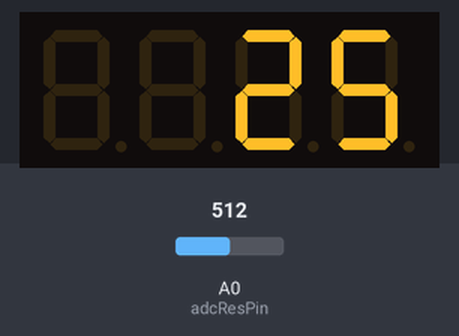
Simulated run of this sketch. Board: Arduino Uno, built with avr-gcc and run on an emulated ATmega328P. On the bench: 4-digit seven-segment display. Inputs (shaded band) come from the test bench; at power-on: A0 (adcResPin) = 512.

Above: at 1.3 s.
1.4 s: A0 (adcResPin) set to 783
At 2.0 s:
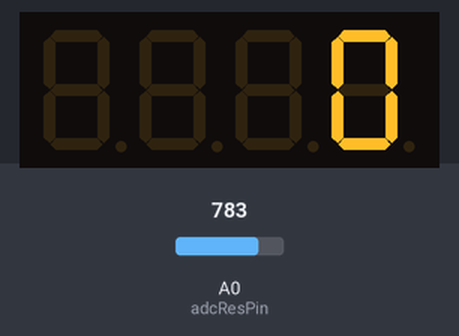
3.0 s: A0 (adcResPin) set to 797
At 3.4 s:
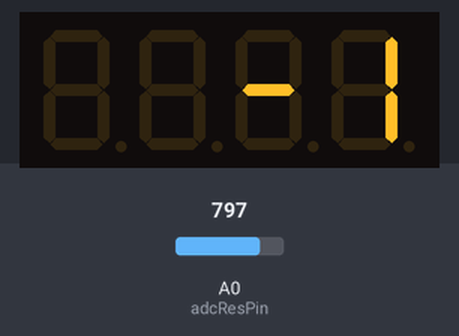
4.5 s: A0 (adcResPin) set to 511
At 4.9 s:
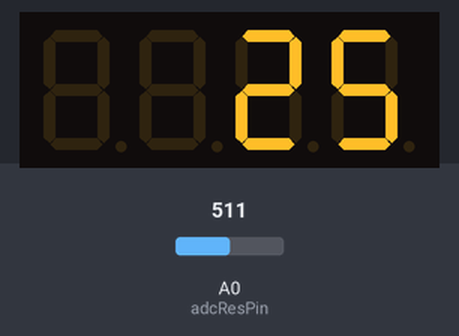
Timing chart, 0 to 7.5 s (numbered marks = the images above; inputs shaded):
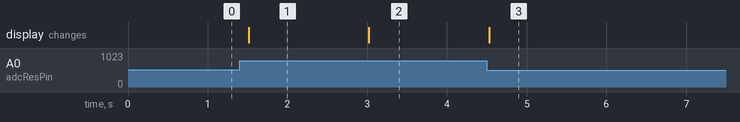

The sketch:

exercise_11.ino
```cpp
/*
 * This routine controls reads the thermistor
 * resistance via a voltage divider and returns
 * the result.
 *
 * Result: Temperature by fitting to -25, 25, print
 *  via Serial Monitor
 */

// Load Adafruit libraries
#include <Wire.h>
#include <Adafruit_GFX.h>
#include "Adafruit_LEDBackpack.h"

// Initialize the display as matrix
Adafruit_7segment matrix = Adafruit_7segment();

float resRef = 10.01;  // reference resistance (kOhm)
float resTherm;   // thermistor resistance (kOhm)

int adcResValue;  // variable to store the ADC reading
int adcResPin = A0;  // Pin the thermistor reading is connected to (HEX)

// temperature determination via Steinhard-Hall equation
float fitParamA = 0.002785219503;  // fit parameter a
float fitParamB = 0.000241846138;  // fit parameter b
float fitParamC = 0.000000831227;  // fit parameter c
float temperature;  // Calculated temperature
float KtoC = 273.15;   // how to tranform Kelvin to Celsius

// Setup routine
void setup() {
  // initialize the display
  matrix.begin(0x70);
}

void set_display(int value, bool setpoint = false) {
  // See exercise 8: If float is given for value,
  // it will be converted to an integer.

  // set a given value to the 7 segment display.
  matrix.print(value);

  // set the first location to "S" (5) if true - set point
  if (setpoint) {
    matrix.writeDigitNum(0, 5, false);
  }
  matrix.writeDisplay();
}

void loop() {
  adcResValue = analogRead(adcResPin);  // read thermistor

  // careful in the next step: make sure the ADC value division
  // takes place as floats! otherwise you might get rounding issues.
  resTherm = resRef / (float(1023) / float(adcResValue) - 1);  // Equation 3.8

  // calculate temperature - equation (3.9)
  temperature = 1 / (
      fitParamA + fitParamB * log(resTherm) + fitParamC * pow(log(resTherm),3)
    ) - KtoC;

  // write to display
  set_display(temperature);

  delay(500);  // make it update a bit slower...
}
```

Measured:
- the behaviour switches between 790 and 791 on A0 (adcResPin) (found by bisection; images 1 and 2)
- after the input at 1.4 s, the display: changes after 0.11 s (image 1)
- after the input at 3.0 s, the display: changes at once (image 2)
- after the input at 4.5 s, the display: changes at once (image 3)
